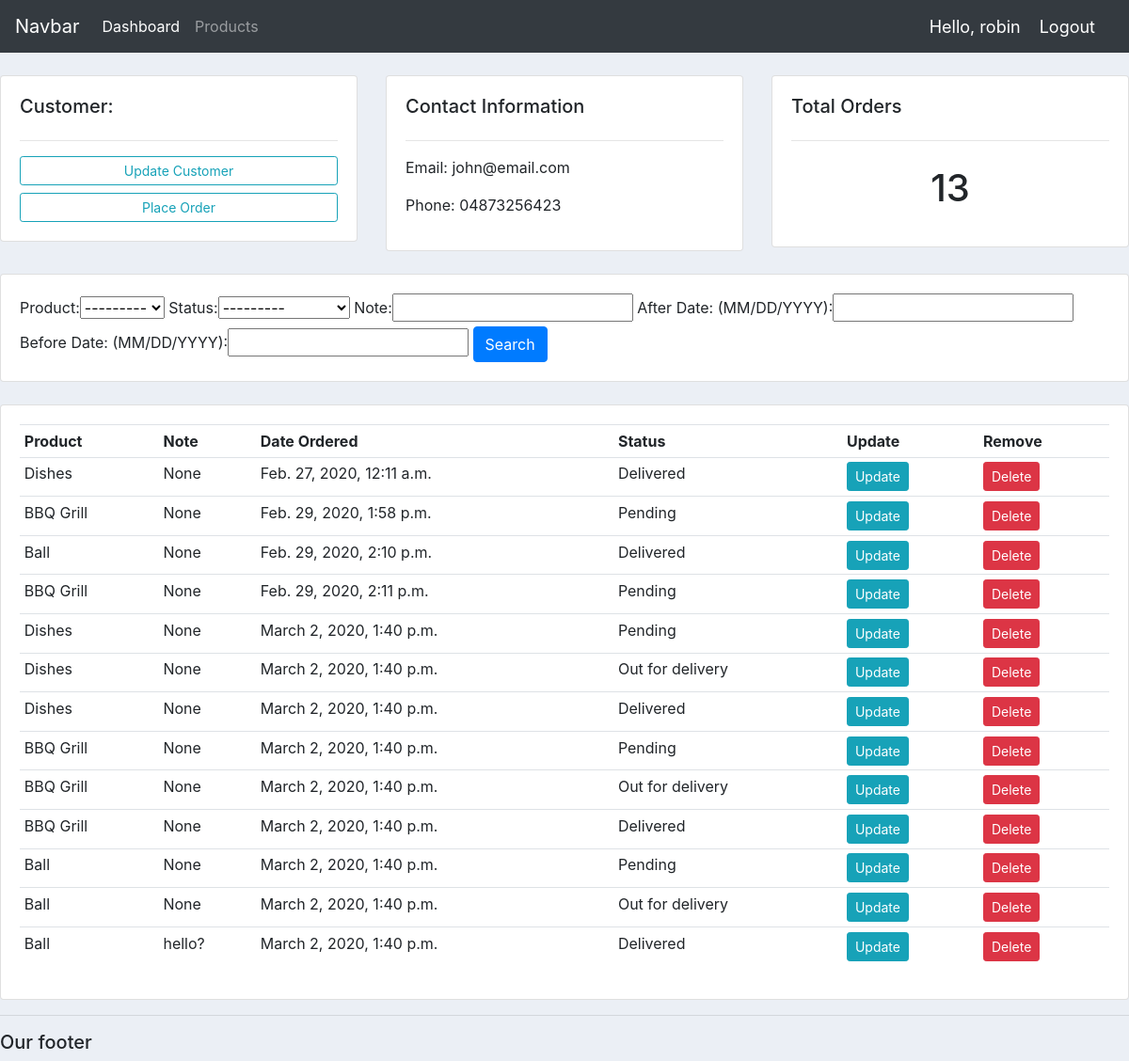
The app's page /customer/1/ (signed in) with its own data.
### accounts/models.py (models this page shows, shortened)
class Customer(models.Model):
	name = models.CharField(max_length=200, null=True)
	phone = models.CharField(max_length=200, null=True)
	email = models.CharField(max_length=200, null=True)
	date_created = models.DateTimeField(auto_now_add=True)

class Order(models.Model):
	STATUS = (
			('Pending', 'Pending'),
			('Out for delivery ', 'Out for delivery'),
			('Delivered', 'Delivered'),
			)
	customer = models.ForeignKey(Customer, null=True, on_delete=models.SET_NULL)
	product = models.ForeignKey(Product, null=True, on_delete=models.SET_NULL)
	date_created = models.DateTimeField(auto_now_add=True)
	status = models.CharField(max_length=200, null=True, choices=STATUS)
	note = models.CharField(max_length=200, null=True)

class Product(models.Model):
	CATEGORY = (
			('Indoor', 'Indoor'),
			('Outdoor ', 'Outdoor'),
			)
	name = models.CharField(max_length=200, null=True)
	price = models.FloatField(null=True)
	category = models.CharField(max_length=200, null=True, choices=CATEGORY)
	description = models.CharField(max_length=200, null=True, blank=True)
	date_created = models.DateTimeField(auto_now_add=True)
	tags = models.ManyToManyField(Tag)
	def __str__(self):
		return self.name

### accounts/views.py (the view)
# urls.py: path('customer/<str:pk>/', views.customer, name="customer"),
@login_required(login_url='login')
def customer(request, pk):
	customer = Customer.objects.get(id=pk)
	orders = customer.order_set.all()
	order_count = orders.count()
	myFilter = OrderFilter(request.GET, queryset=orders)
	orders = myFilter.qs
	context = {'customer':customer, 'orders':orders, 'order_count':order_count, 'myFilter':myFilter}
	return render(request, 'accounts/customer.html',context)

### accounts/templates/accounts/customer.html
{% extends 'accounts/main.html' %}
{% block content %}
<br>
<div class="row">
	<div class="col-md">
		<div class="card card-body">
			<h5>Customer:</h5>
			<hr>
			<a class="btn btn-outline-info  btn-sm btn-block" href="">Update Customer</a>
			<a class="btn btn-outline-info  btn-sm btn-block" href="{% url 'create_order' customer.id %}">Place Order</a>
		</div>
	</div>
	<div class="col-md">
		<div class="card card-body">
			<h5>Contact Information</h5>
			<hr>
			<p>Email: {{customer.email}}</p>
			<p>Phone: {{customer.phone}}</p>
		</div>
	</div>
	<div class="col-md">
		<div class="card card-body">
			<h5>Total Orders</h5>
			<hr>
			<h1 style="text-align: center;padding: 10px">{{order_count}}</h1>
		</div>
	</div>
</div>
<br>
<div class="row">
	<div class="col">
		<div class="card card-body">
			<form method="get">
				{{myFilter.form}}
		    <button class="btn btn-primary" type="submit">Search</button>
		  </form>
		</div>
	</div>
</div>
<br>
<div class="row">
	<div class="col-md">
		<div class="card card-body">
			<table class="table table-sm">
				<tr>
					<th>Product</th>
					<th>Note</th>
					<th>Date Ordered</th>
					<th>Status</th>
					<th>Update</th>
					<th>Remove</th>
				</tr>
				{% for order in orders %}
				<tr>
					<td>{{order.product}}</td>
					<td>{{order.note}}</td>
					<td>{{order.date_created}}</td>
					<td>{{order.status}}</td>
					<td><a class="btn btn-sm btn-info" href="{% url 'update_order' order.id %}">Update</a></td>
					<td><a class="btn btn-sm btn-danger" href="{% url 'delete_order' order.id %}">Delete</a></td>
				</tr>
				{% endfor %}
			</table>
		</div>
	</div>
</div>
{% endblock %}

### accounts/templates/accounts/navbar.html (shortened to what this page needs)
<nav class="navbar navbar-expand-lg navbar-dark bg-dark">
  <a class="navbar-brand" href="{% url 'home' %}">Navbar</a>
  <div class="collapse navbar-collapse" id="navbarNav">
    <ul class="navbar-nav">
      <li class="nav-item active">
        <a class="nav-link" href="{% url 'home' %}">Dashboard</a>
      </li>
      <li class="nav-item">
        <a class="nav-link" href="{% url 'products' %}">Products</a>
      </li>
    </ul>
  </div>
  <span class="hello-msg">Hello, {{request.user}} </span>
  <span><a class="hello-msg" href="{% url 'logout' %}">Logout</a></span>
</nav>

### accounts/templates/accounts/main.html (style rules this page uses)
body { background-color: #ebeff5; }

### accounts/templates/accounts/navbar.html (style rules this page uses)
.hello-msg { font-size: 18px; color: #FFF; margin-right: 20px; }

### records on screen
Customer: email "john@email.com", phone "04873256423"
Order: product "Dishes", note "None", date_created "Feb. 27, 2020, 12:11 a.m.", status "Delivered"
Order: product "BBQ Grill", note "None", date_created "Feb. 29, 2020, 1:58 p.m.", status "Pending"
Order: product "Ball", note "None", date_created "Feb. 29, 2020, 2:10 p.m.", status "Delivered"
Order: product "BBQ Grill", note "None", date_created "Feb. 29, 2020, 2:11 p.m.", status "Pending"
Order: product "Dishes", note "None", date_created "March 2, 2020, 1:40 p.m.", status "Pending"
Order: product "Dishes", note "None", date_created "March 2, 2020, 1:40 p.m.", status "Out for delivery"
Order: product "Dishes", note "None", date_created "March 2, 2020, 1:40 p.m.", status "Delivered"
Order: product "BBQ Grill", note "None", date_created "March 2, 2020, 1:40 p.m.", status "Pending"
Order: product "BBQ Grill", note "None", date_created "March 2, 2020, 1:40 p.m.", status "Out for delivery"
Order: product "BBQ Grill", note "None", date_created "March 2, 2020, 1:40 p.m.", status "Delivered"
Order: product "Ball", note "None", date_created "March 2, 2020, 1:40 p.m.", status "Pending"
Order: product "Ball", note "None", date_created "March 2, 2020, 1:40 p.m.", status "Out for delivery"
Order: product "Ball", note "hello?", date_created "March 2, 2020, 1:40 p.m.", status "Delivered"

### other values on screen
{{ request.user }} "robin"
{{ order_count }} "13"
